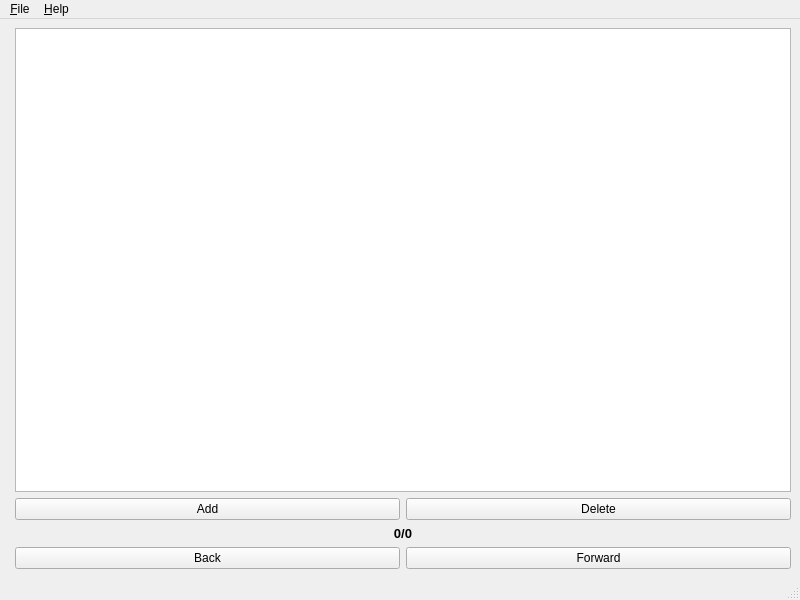
<?xml version="1.0" encoding="UTF-8"?>
<ui version="4.0">
 <class>MainWindow</class>
 <widget class="QMainWindow" name="MainWindow">
  <property name="geometry">
   <rect>
    <x>0</x>
    <y>0</y>
    <width>800</width>
    <height>600</height>
   </rect>
  </property>
  <property name="windowTitle">
   <string>Click and Mean</string>
  </property>
  <widget class="QWidget" name="centralwidget">
   <layout class="QHBoxLayout" name="horizontalLayout_4">
    <item>
     <layout class="QHBoxLayout" name="horizontalLayout_3">
      <item>
       <widget class="MplWidget" name="mpl" native="true"/>
      </item>
      <item>
       <layout class="QVBoxLayout" name="verticalLayout">
        <item>
         <widget class="QTreeView" name="treeWidget"/>
        </item>
        <item>
         <layout class="QHBoxLayout" name="horizontalLayout">
          <item>
           <widget class="QPushButton" name="Button_Add">
            <property name="text">
             <string>Add</string>
            </property>
           </widget>
          </item>
          <item>
           <widget class="QPushButton" name="Button_Delete">
            <property name="text">
             <string>Delete</string>
            </property>
           </widget>
          </item>
         </layout>
        </item>
        <item>
         <widget class="QLabel" name="label">
          <property name="text">
           <string notr="true">&lt;!DOCTYPE HTML PUBLIC &quot;-//W3C//DTD HTML 4.0//EN&quot; &quot;http://www.w3.org/TR/REC-html40/strict.dtd&quot;&gt;
&lt;html&gt;&lt;head&gt;&lt;meta name=&quot;qrichtext&quot; content=&quot;1&quot; /&gt;&lt;style type=&quot;text/css&quot;&gt;
p, li { white-space: pre-wrap; }
&lt;/style&gt;&lt;/head&gt;&lt;body style=&quot; font-family:'Sans'; font-size:10pt; font-weight:400; font-style:normal;&quot;&gt;
&lt;p style=&quot; margin-top:0px; margin-bottom:0px; margin-left:0px; margin-right:0px; -qt-block-indent:0; text-indent:0px;&quot;&gt;&lt;span style=&quot; font-weight:600;&quot;&gt;0/0&lt;/span&gt;&lt;/p&gt;&lt;/body&gt;&lt;/html&gt;</string>
          </property>
          <property name="alignment">
           <set>Qt::AlignCenter</set>
          </property>
         </widget>
        </item>
        <item>
         <layout class="QHBoxLayout" name="horizontalLayout_2">
          <item>
           <widget class="QPushButton" name="Button_Back">
            <property name="text">
             <string>Back</string>
            </property>
           </widget>
          </item>
          <item>
           <widget class="QPushButton" name="Button_Forward">
            <property name="text">
             <string>Forward</string>
            </property>
           </widget>
          </item>
         </layout>
        </item>
       </layout>
      </item>
     </layout>
    </item>
   </layout>
  </widget>
  <widget class="QMenuBar" name="menubar">
   <property name="geometry">
    <rect>
     <x>0</x>
     <y>0</y>
     <width>800</width>
     <height>23</height>
    </rect>
   </property>
   <widget class="QMenu" name="menuFile">
    <property name="title">
     <string>&amp;File</string>
    </property>
    <addaction name="actionOpen"/>
    <addaction name="actionSave"/>
    <addaction name="separator"/>
    <addaction name="actionQuit"/>
   </widget>
   <widget class="QMenu" name="menu_Help">
    <property name="title">
     <string>&amp;Help</string>
    </property>
    <addaction name="action_About_Click_and_Mean"/>
   </widget>
   <addaction name="menuFile"/>
   <addaction name="menu_Help"/>
  </widget>
  <widget class="QStatusBar" name="statusbar"/>
  <action name="actionOpen">
   <property name="text">
    <string>&amp;Open...</string>
   </property>
   <property name="shortcut">
    <string>Ctrl+O</string>
   </property>
  </action>
  <action name="actionSave">
   <property name="text">
    <string>&amp;Save...</string>
   </property>
   <property name="shortcut">
    <string>Ctrl+S</string>
   </property>
  </action>
  <action name="actionQuit">
   <property name="text">
    <string>&amp;Quit</string>
   </property>
   <property name="shortcut">
    <string>Ctrl+Q</string>
   </property>
  </action>
  <action name="action_About_Click_and_Mean">
   <property name="text">
    <string>&amp;About Click and Mean</string>
   </property>
  </action>
 </widget>
 <customwidgets>
  <customwidget>
   <class>MplWidget</class>
   <extends>QWidget</extends>
   <header>mplwidget</header>
   <container>1</container>
  </customwidget>
 </customwidgets>
 <resources/>
 <connections>
  <connection>
   <sender>actionQuit</sender>
   <signal>triggered()</signal>
   <receiver>MainWindow</receiver>
   <slot>close()</slot>
   <hints>
    <hint type="sourcelabel">
     <x>-1</x>
     <y>-1</y>
    </hint>
    <hint type="destinationlabel">
     <x>399</x>
     <y>299</y>
    </hint>
   </hints>
  </connection>
 </connections>
</ui>
